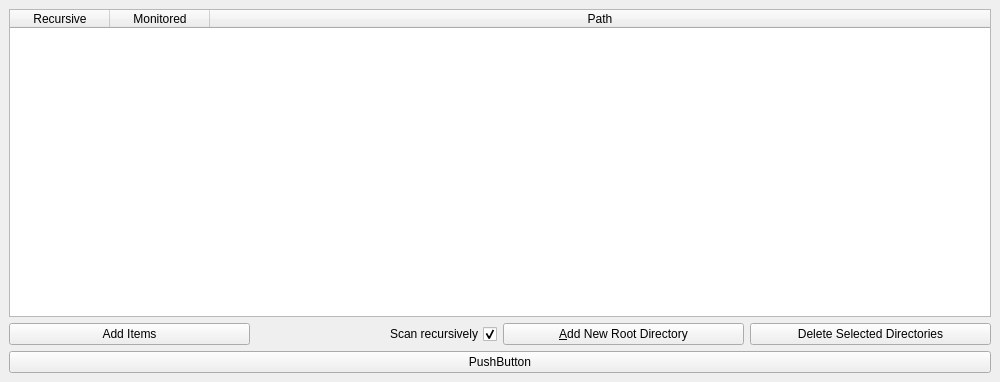
<?xml version="1.0" encoding="UTF-8"?>
<ui version="4.0">
 <class>MediaServerWindow</class>
 <widget class="QMainWindow" name="MediaServerWindow">
  <property name="geometry">
   <rect>
    <x>0</x>
    <y>0</y>
    <width>1000</width>
    <height>382</height>
   </rect>
  </property>
  <property name="minimumSize">
   <size>
    <width>360</width>
    <height>170</height>
   </size>
  </property>
  <property name="windowTitle">
   <string>Simple Media Server Test</string>
  </property>
  <widget class="QWidget" name="centralwidget">
   <layout class="QVBoxLayout" name="verticalLayout">
    <item>
     <widget class="QTableWidget" name="sharedItemsTable">
      <property name="alternatingRowColors">
       <bool>true</bool>
      </property>
      <property name="selectionMode">
       <enum>QAbstractItemView::MultiSelection</enum>
      </property>
      <property name="selectionBehavior">
       <enum>QAbstractItemView::SelectRows</enum>
      </property>
      <property name="sortingEnabled">
       <bool>true</bool>
      </property>
      <attribute name="horizontalHeaderCascadingSectionResizes">
       <bool>true</bool>
      </attribute>
      <attribute name="horizontalHeaderMinimumSectionSize">
       <number>40</number>
      </attribute>
      <attribute name="horizontalHeaderStretchLastSection">
       <bool>true</bool>
      </attribute>
      <attribute name="verticalHeaderVisible">
       <bool>false</bool>
      </attribute>
      <column>
       <property name="text">
        <string>Recursive</string>
       </property>
      </column>
      <column>
       <property name="text">
        <string>Monitored</string>
       </property>
      </column>
      <column>
       <property name="text">
        <string>Path</string>
       </property>
      </column>
     </widget>
    </item>
    <item>
     <layout class="QGridLayout" name="gridLayout">
      <property name="sizeConstraint">
       <enum>QLayout::SetMinimumSize</enum>
      </property>
      <item row="10" column="1">
       <widget class="QPushButton" name="addItemButton">
        <property name="text">
         <string>Add Items</string>
        </property>
       </widget>
      </item>
      <item row="10" column="5">
       <widget class="QPushButton" name="DeleteDirectoriesButton">
        <property name="text">
         <string>Delete Selected Directories</string>
        </property>
       </widget>
      </item>
      <item row="10" column="2">
       <widget class="QCheckBox" name="scanRecursivelyCheckbox">
        <property name="layoutDirection">
         <enum>Qt::RightToLeft</enum>
        </property>
        <property name="text">
         <string>Scan recursively</string>
        </property>
        <property name="checked">
         <bool>true</bool>
        </property>
       </widget>
      </item>
      <item row="10" column="4">
       <widget class="QPushButton" name="addContentButton">
        <property name="text">
         <string>&amp;Add New Root Directory</string>
        </property>
       </widget>
      </item>
     </layout>
    </item>
    <item>
     <widget class="QPushButton" name="hide">
      <property name="text">
       <string>PushButton</string>
      </property>
     </widget>
    </item>
   </layout>
  </widget>
 </widget>
 <resources/>
 <connections/>
</ui>
